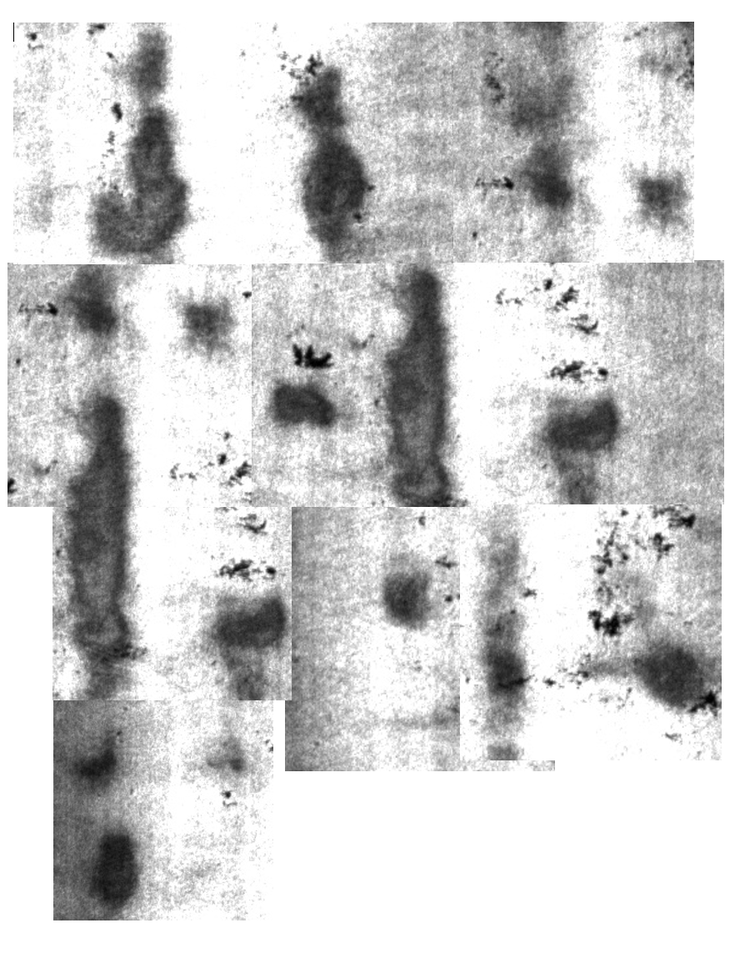
#> input picture img/image.png, 740 x 953 px, shrunk from 888 x 1143 before the run; its folder holds only this picture in this run
$ python sobel_convert.py   (older library calls are emulated)
#> lines starting #> are read from the running program, lines starting #| are printed output that depends on the picture
import cv2
import numpy as np
import os
from glob import glob

input_folder = r"C:\1.ace\edge-detection\img"
output_folder = r"C:\1.ace\edge-detection\img_sobel"

os.makedirs(output_folder, exist_ok=True)

image_files = glob(os.path.join(input_folder, "*.png"))

for img_path in image_files:

    img = cv2.imread(img_path)
#> img is the input picture: shape (953, 740, 3); min 0, max 255, mean 205.5

    if img is None:
        print(f"Gagal membaca: {img_path}")
        continue

    gray = cv2.cvtColor(img, cv2.COLOR_BGR2GRAY)
    blur = cv2.GaussianBlur(gray, (9,9), 0)

    sobelx = cv2.Sobel(blur, cv2.CV_64F, 1, 0, ksize=3)
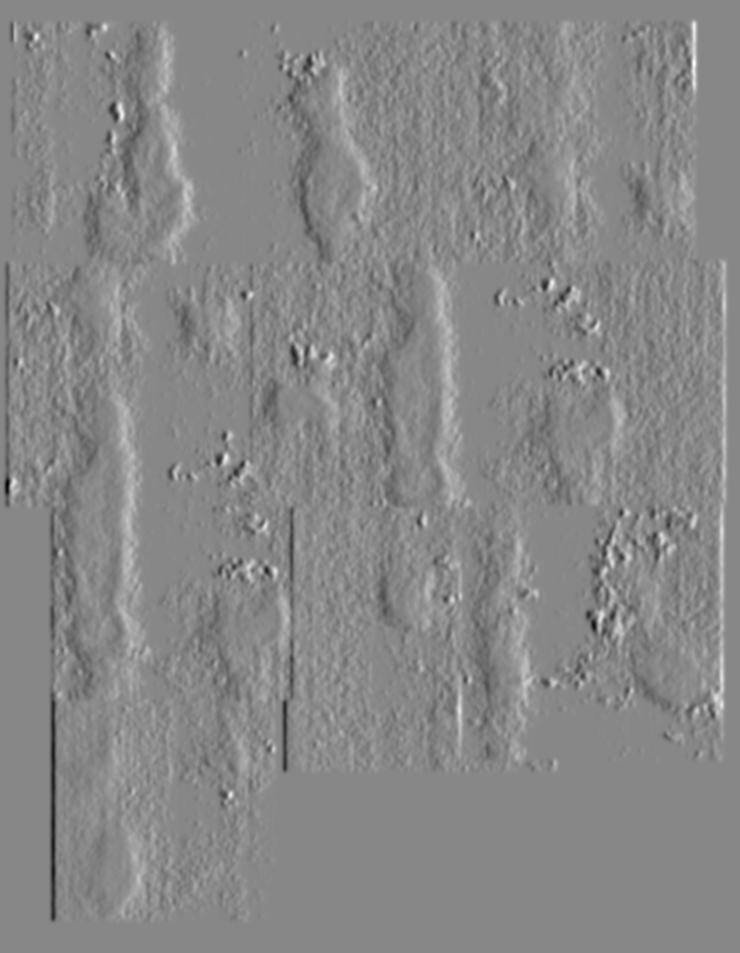
#> sobelx: shape (953, 740) float64; min -385, max 337, mean 0; drawn with min black and max white
    sobely = cv2.Sobel(blur, cv2.CV_64F, 0, 1, ksize=3)
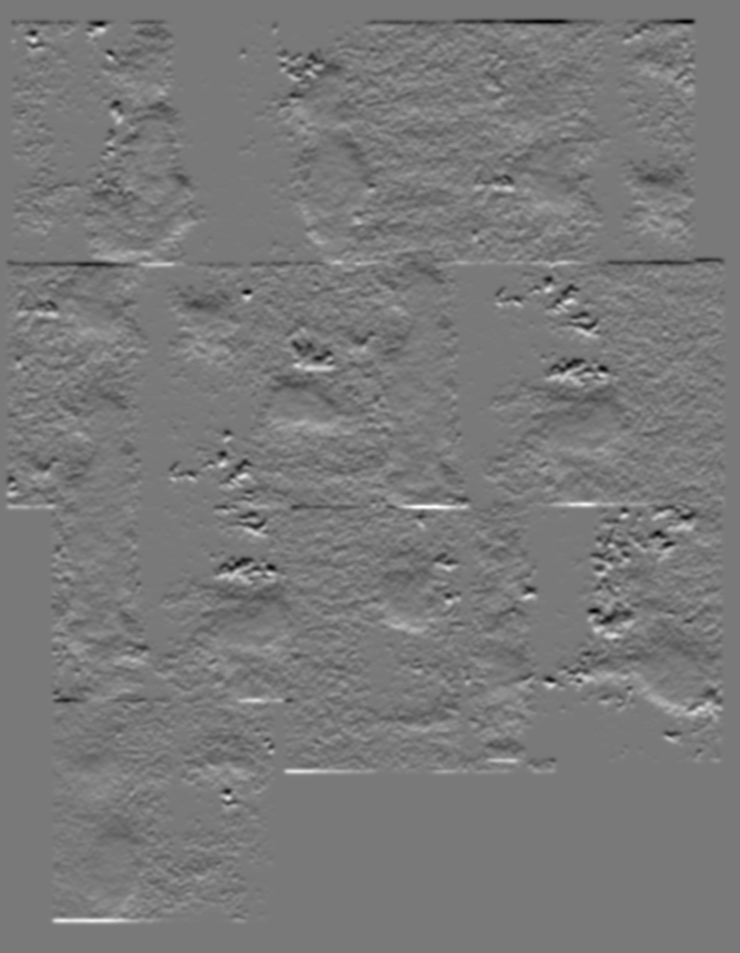
#> sobely: shape (953, 740) float64; min -318, max 347, mean 0; drawn with min black and max white

    sobel = cv2.magnitude(sobelx, sobely)
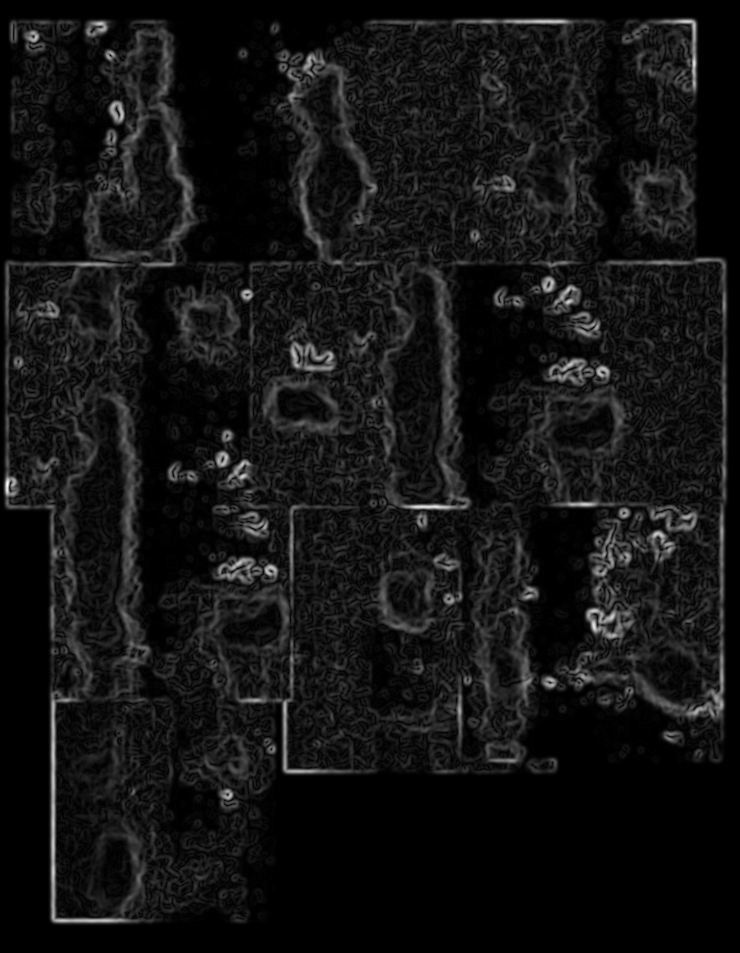
#> sobel: shape (953, 740) float64; min 0, max 387.2, mean 30.1; drawn with min black and max white

    sobel = np.uint8(np.clip(sobel, 0, 255))
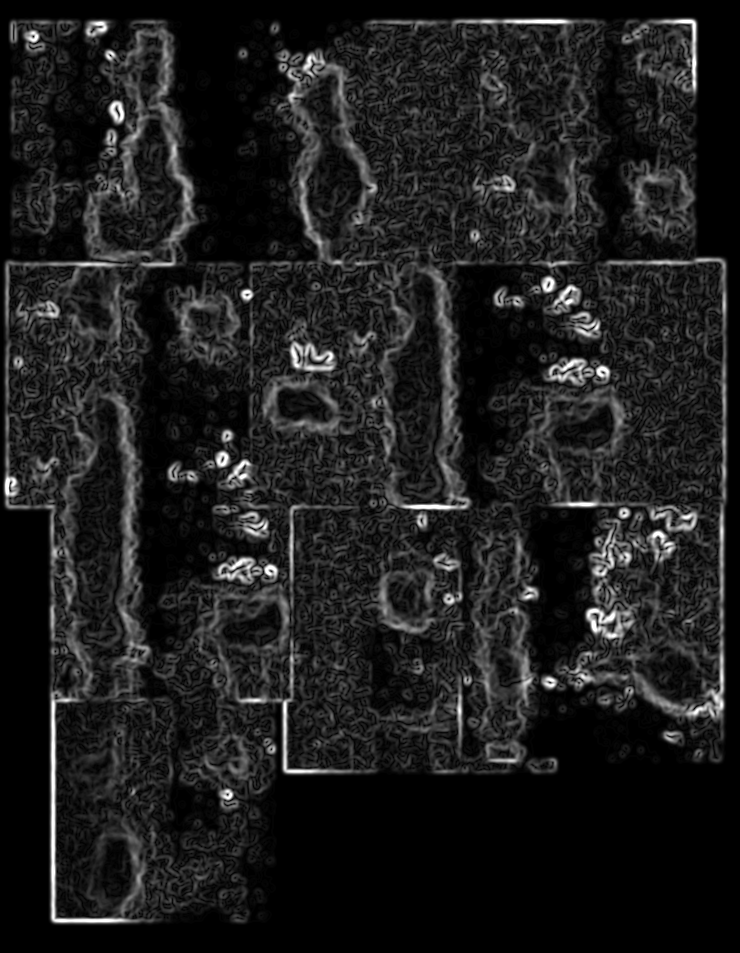
#> sobel: shape (953, 740); min 0, max 255, mean 29.8

    filename = os.path.basename(img_path)

    save_path = os.path.join(
        output_folder,
        filename
    )

    cv2.imwrite(save_path, sobel)

    print(f"Berhasil: {filename}")

print("Selesai konversi semua gambar ke Sobel")
